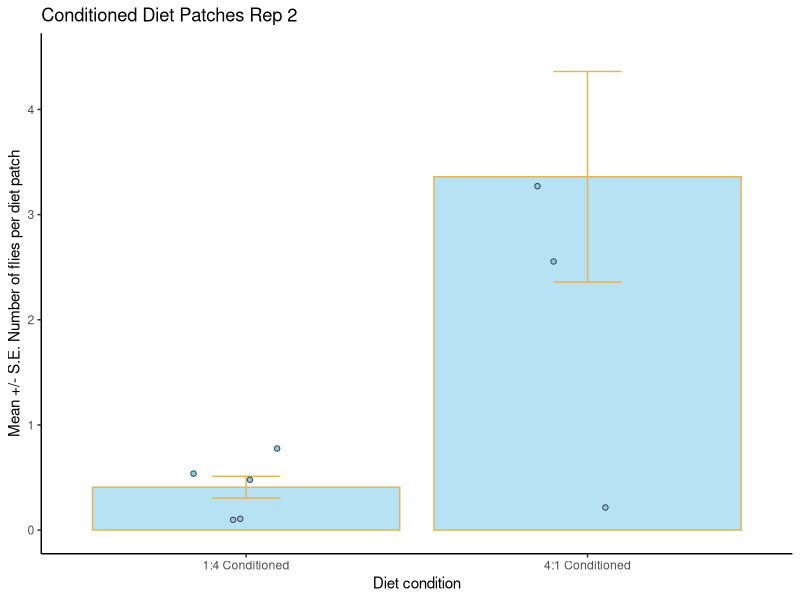

Source code (R):
#### INSTALL PACKAGES 
library(tidyverse)
library(readxl)
library(patchwork)

#### CALCULATING THE MEAN AVERAGE 

## Import Data
conditioned_diets_2 <- read_excel("data/male_conditioned_rep2_mean.xlsx")

## Making the data long 
conditioned_diets_2_long <- conditioned_diets_2 %>% 
  pivot_longer(cols = ("4:1 Conditioned":"1:4 Conditioned"), names_to = "diet", values_to = "fly_numbers")



## Summarising the data; mean, sd, se
conditioned_diets_2_summary <- conditioned_diets_2_long   %>%  
  group_by(diet) %>% 
  summarise(mean = mean(fly_numbers),
            sd = sd(fly_numbers),
            n = n(),
            se = sd/sqrt(n))


## Visualising the mean average with a bar plot
# creating a boxplot with the data that has been summarised
conditioned_diets_2_plot <- conditioned_diets_2_summary %>% 
  ggplot(aes(x = diet, y = mean))+
  geom_bar(stat = "identity",
           fill = "skyblue",
           colour = "#E5B457",
           alpha = 0.6)+
  geom_errorbar(aes(ymin = mean-se, ymax = mean+se), 
                colour = "#E5B457",
                width = 0.2)+
  geom_jitter(data = conditioned_diets_2_long,
              aes(x = diet,
                  y = fly_numbers),
              fill = "skyblue",
              colour = "#3a3c3d",
              width = 0.2,
              shape = 21)+
  ylim(0.0, 4.5)+
  labs(x = "Diet condition",
       y = "Mean +/- S.E. Number of flies per diet patch",
       title = "Conditioned Diet Patches Rep 2")+
  theme_classic() 

## saving plots to a plot folder
ggsave("plots/conditioned_diets_2_plot.png", dpi=300)
